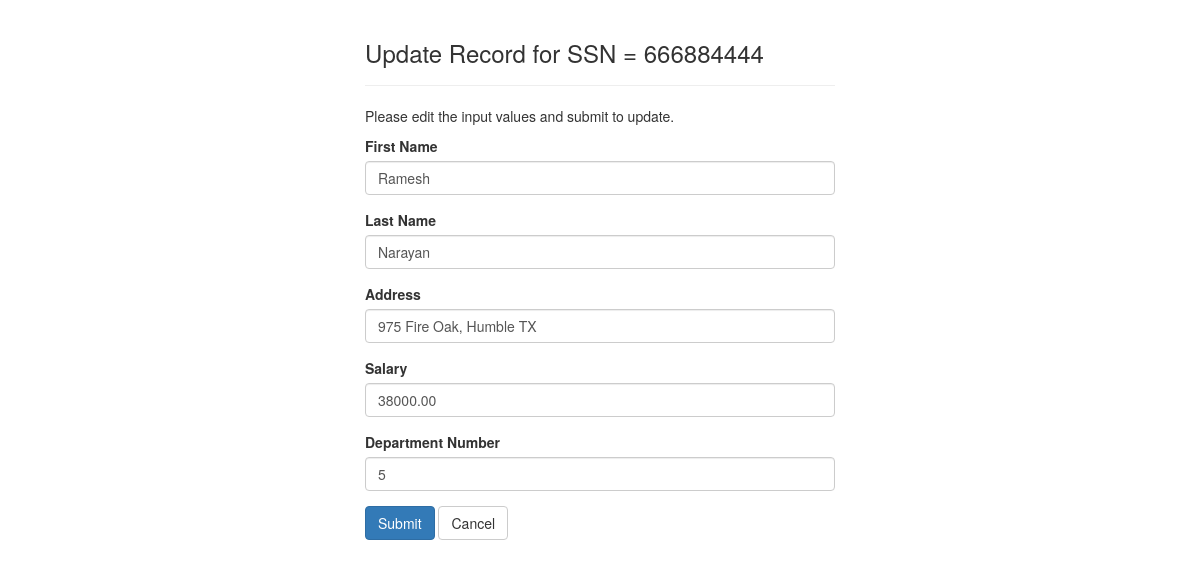
Screenshot of /updateEmployee.php?Ssn=666884444 with the database file from the repository.
### tables this page shows
create table EMPLOYEE (
  Fname varchar(15) not null,
  Lname varchar(15) not null,
  Ssn char(9) not null,  
  Bdate date not null,
  Address varchar(30) not null,
  Sex char(1) not null,
  Salary decimal(10,2) not null,
  Super_ssn char(9),
  Dno int(2) not null,
  constraint Fullname UNIQUE(Fname, Lname),  
  primary key (Ssn), 
  foreign key (Dno) references DEPARTMENT(Dnumber)
);

### updateEmployee.php (the view, shortened to what this page needs)
<?php
	require_once "config.php";
$Lname = $Fname = $Salary = $Bdate = $Address = $Sex = $Dno = $Super_ssn = "";
$Lname_err = $Fname_err = $Address_err = $Sex_err = $Salary_err = $Dno_err = "" ;
if(isset($_GET["Ssn"]) && !empty(trim($_GET["Ssn"]))){
    $sql1 = "SELECT * FROM EMPLOYEE WHERE Ssn = ?";
    if($stmt1 = mysqli_prepare($link, $sql1)){
        mysqli_stmt_bind_param($stmt1, "s", $param_Ssn);
       $param_Ssn = trim($_GET["Ssn"]);
        if(mysqli_stmt_execute($stmt1)){
            $result1 = mysqli_stmt_get_result($stmt1);
			if(mysqli_num_rows($result1) > 0){
				$row = mysqli_fetch_array($result1);
				$Lname = $row['Lname'];
				$Fname = $row['Fname'];
				$Address = $row['Address'];
				$Dno = $row['Dno'];
			}
		}
	}
}
if($_SERVER["REQUEST_METHOD"] == "POST"){
    $Ssn = $_SESSION["Ssn"];
    $Fname = trim($_POST["Fname"]);
    if(empty($Fname)){
        $Fname_err = "Please enter a first name.";
    } elseif(!filter_var($Fname, FILTER_VALIDATE_REGEXP, array("options"=>array("regexp"=>"/^[a-zA-Z\s]+$/")))){
        $Fname_err = "Please enter a valid first name.";
    }
    $Lname = trim($_POST["Lname"]);
    if(empty($Lname)){
        $Lname_err = "Please enter a last name.";
    } elseif(!filter_var($Lname, FILTER_VALIDATE_REGEXP, array("options"=>array("regexp"=>"/^[a-zA-Z\s]+$/")))){
        $Lname_err = "Please enter a valid last name.";
    }
    $Address = trim($_POST["Address"]);
    if(empty($Address)){
        $Address_err = "Please enter Address.";
    }
    $Salary = trim($_POST["Salary"]);
    if(empty($Salary)){
        $Salary_err = "Please enter salary.";
	}
    $Dno = trim($_POST["Dno"]);
    if(empty($Dno)){
        $Dno_err = "Please enter department number.";
	}
    if(empty($Fname_err) && empty($Lname_err) && empty($Address_err) && empty($Salary_err) && empty($Dno_err)){
        $sql = "UPDATE EMPLOYEE SET Fname=?, Lname=?, Address=?, Salary = ?, Dno = ? WHERE Ssn=?";
        if($stmt = mysqli_prepare($link, $sql)){
            mysqli_stmt_bind_param($stmt, "sssdis", $param_Fname, $param_Lname,$param_Address, $param_Salary,$param_Dno, $param_Ssn);
            $param_Fname = $Fname;
			$param_Lname = $Lname;
			$param_Address = $Address;
            $param_Salary = $Salary;
            $param_Dno = $Dno;
            $param_Ssn = $Ssn;
            if(mysqli_stmt_execute($stmt)){
                header("location: index.php");
                exit();
            } else{
                echo "<center><h2>Error when updating</center></h2>";
            }
        }
        mysqli_stmt_close($stmt);
    }
    mysqli_close($link);
} else {
	if(isset($_GET["Ssn"]) && !empty(trim($_GET["Ssn"]))){
		$sql1 = "SELECT * FROM EMPLOYEE WHERE Ssn = ?";
		if($stmt1 = mysqli_prepare($link, $sql1)){
			mysqli_stmt_bind_param($stmt1, "s", $param_Ssn);
			if(mysqli_stmt_execute($stmt1)){
				$result1 = mysqli_stmt_get_result($stmt1);
				if(mysqli_num_rows($result1) == 1){
					$row = mysqli_fetch_array($result1);
					$Lname = $row['Lname'];
					$Fname = $row['Fname'];
					$Salary = $row['Salary'];
					$Address = $row['Address'];
					$Dno = $row['Dno'];
				} else{
					header("location: error.php");
					exit();
				}
			} else{
				echo "Error in SSN while updating";
			}
		}
	}  else{
        header("location: error.php");
        exit();
	}
}
?>
<!DOCTYPE html>
<html lang="en">
<head>
    <link rel="stylesheet" href="https://maxcdn.bootstrapcdn.com/bootstrap/3.3.7/css/bootstrap.css">
</head>
<body>
    <div class="wrapper">
        <div class="container-fluid">
            <div class="row">
                <div class="col-md-12">
                    <div class="page-header">
                        <h3>Update Record for SSN =  <?php echo $_GET["Ssn"]; ?> </H3>
                    </div>
                    <p>Please edit the input values and submit to update.
                    <form action="<?php echo htmlspecialchars(basename($_SERVER['REQUEST_URI'])); ?>" method="post">
						<div class="form-group <?php echo (!empty($Fname_err)) ? 'has-error' : ''; ?>">
                            <label>First Name</label>
                            <input type="text" name="Fname" class="form-control" value="<?php echo $Fname; ?>">
                        </div>
						<div class="form-group <?php echo (!empty($sName_err)) ? 'has-error' : ''; ?>">
                            <label>Last Name</label>
                            <input type="text" name="Lname" class="form-control" value="<?php echo $Lname; ?>">
                        </div>
						<div class="form-group <?php echo (!empty($Address_err)) ? 'has-error' : ''; ?>">
                            <label>Address</label>
                            <input type="text" name="Address" class="form-control" value="<?php echo $Address; ?>">
                        </div>
                        <div class="form-group <?php echo (!empty($Salary_err)) ? 'has-error' : ''; ?>">
                            <label>Salary</label>
                            <input type="text" name="Salary" class="form-control" value="<?php echo $Salary; ?>">
                        </div>
						<div class="form-group <?php echo (!empty($Dno_err)) ? 'has-error' : ''; ?>">
                            <label>Department Number</label>
                            <input type="number" min="1" max="20" name="Dno" class="form-control" value="<?php echo $Dno; ?>">
                        </div>
                        <input type="submit" class="btn btn-primary" value="Submit">
                        <a href="index.php" class="btn btn-default">Cancel</a>
                    </form>
                </div>
            </div>
        </div>
    </div>
</body>
</html>

### updateEmployee.php (style rules this page uses)
.wrapper { width: 500px; margin: 0 auto; }

### rows the page displays
employee: Fname "Ramesh", Lname "Narayan", Address "975 Fire Oak, Humble TX", Salary "38000.00", Dno "5"

### other values shown
$_GET["Ssn"] "666884444"
